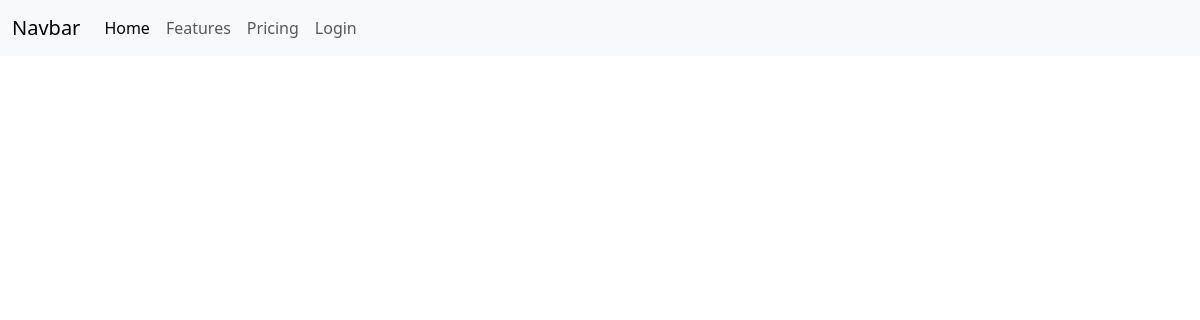
Page /food/ on the earlier database version.
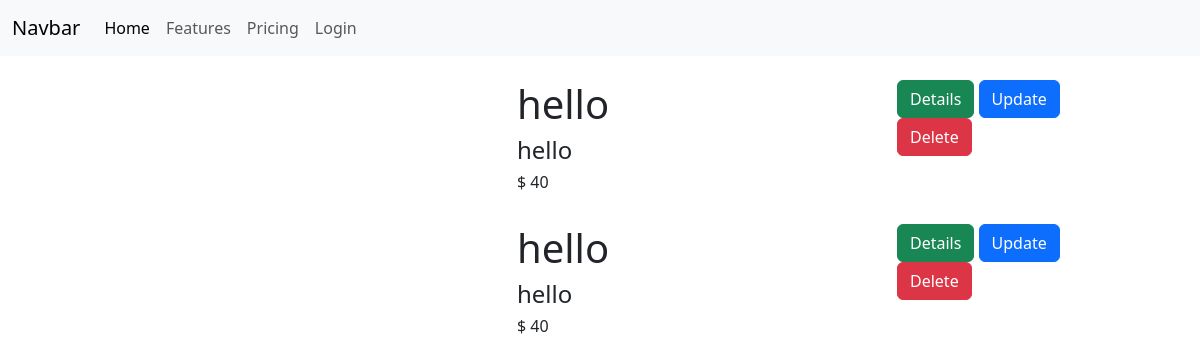
Same page on the later database version.
### food/models.py (models this page shows, shortened)
class Item(models.Model):
    item_name=models.CharField(max_length=100)
    item_desc=models.CharField(max_length=100)
    item_price=models.IntegerField()
    item_image=models.CharField(max_length=500,default="https://theme-assets.getbento.com/sensei/fc2db91.sensei/assets/images/catering-item-placeholder-704x520.png")

### food/views.py (the view)
# urls.py: path("",views.index,name='index'),
def index(request):
    items=Item.objects.all()
    template=loader.get_template('food/index.html')
    return HttpResponse(template.render({
        'items':items
    },request))

### food/templates/food/index.html (shortened to what this page needs)
{% extends 'food/base.html'%}
    {% block content%}
    <div class="container my-3">
    {%for item in items%}
    <div class="row my-4">
        <div class="col-md-3 offset-md-2">
        </div>
        <div class="col-md-4">
            <h1>{{item.item_name}}</h1>
            <h4>{{item.item_desc}}</h4>
            <h6>$ {{item.item_price}}</h6>
        </div>
        <div class="col-md-2">
            <a href="{% url 'food:details' item.id %}"  class="btn btn-success">Details</a>
            <a href="{% url 'food:update' item.id %}" class="btn btn-primary">Update</a>
            <a href="{% url 'food:delete' item.id %}" class="btn btn-danger">Delete</a>
        </div>
    </div>
    {%endfor%}
</div>
    {% endblock %}

Differences in the rows shown:
added Item: item_name "hello", item_desc "hello", item_price "40"
added Item: item_name "hello", item_desc "hello", item_price "40"
